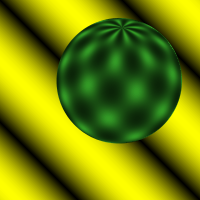
#> input picture lab_3/sphere1.ppm, 200 x 200 px; the run also reads 1 picture not shown here
$ python lucas_kanade.py
#> lines starting #> are read from the running program, lines starting #| are printed output that depends on the picture
import numpy as np
from scipy.signal import convolve2d
import cv2
import matplotlib.pyplot as plt


def lucas_kanade(img1, img2 ,patch_size=15, features=None):
    Gx = np.array([[-1, 0, 1]])
    Gy = Gx.T
    Gt = np.array([[-1, 1]])

    if features == None:
        h, w = img1.shape
        rows = np.arange(patch_size // 2, h - patch_size //2, patch_size)
        columns = np.arange(patch_size // 2, w - patch_size // 2, patch_size)
        mesh = np.meshgrid(rows, columns)
        center_points = list(zip(mesh[0].reshape(-1, ), mesh[1].reshape(-1, )))
    else:
        center_points = list(zip(features[0].reshape(-1, ), features[1].reshape(-1, )))

    v = np.zeros((len(center_points), 2, 1))

    for i, (r, c) in enumerate(center_points):
        img1_patch = img1[max(0, r - patch_size // 2):r + patch_size // 2 + 1, max(0, c - patch_size // 2):c + patch_size // 2 + 1]
        img2_patch = img2[max(0, r - patch_size // 2):r + patch_size // 2 + 1, max(0, c - patch_size // 2):c + patch_size // 2 + 1]

        A = np.zeros((img1_patch.size, 2))
        Ix = convolve2d(img1_patch, Gx, boundary="symm", mode="same")
        Iy = convolve2d(img1_patch, Gy, boundary="symm", mode="same")
        b = -convolve2d(np.vstack((np.ravel(img1_patch), np.ravel(img2_patch))).T, Gt, mode="valid")

        A[:, 0] = np.ravel(Ix)
        A[:, 1] = np.ravel(Iy)

        v[i] = np.linalg.inv(A.T @ A) @ A.T @ b

    return v


if __name__ == "__main__":
    patch_size = 15

    img = cv2.imread("./sphere1.ppm")
#> img is the input picture: shape (200, 200, 3); mean B, G, R 5.8, 134, 117.1
    img = cv2.cvtColor(img, cv2.COLOR_BGR2RGB)
    img = cv2.cvtColor(img, cv2.COLOR_RGB2GRAY)
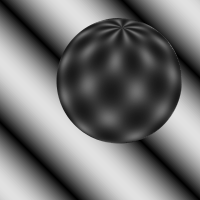
#> img: shape (200, 200); min 0, max 225, mean 114.4
    img = img.astype(np.float32)

    img2 = cv2.imread("./sphere2.ppm")
    img2 = cv2.cvtColor(img2, cv2.COLOR_BGR2RGB)
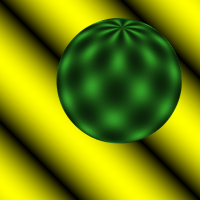
#> img2: shape (200, 200, 3); mean R, G, B 117.1, 134.1, 5.8
    img2 = cv2.cvtColor(img2, cv2.COLOR_RGB2GRAY)
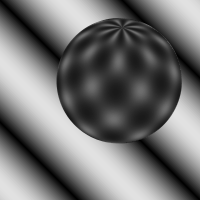
#> img2: shape (200, 200); min 0, max 225, mean 114.4
    img2 = img2.astype(np.float32)

    v = lucas_kanade(img, img2, patch_size)

    rows = np.arange(patch_size // 2, img.shape[0] - patch_size // 2, patch_size)
    columns = np.arange(patch_size // 2, img.shape[1] - patch_size // 2, patch_size)

    X, Y = np.meshgrid(np.arange(patch_size // 2, img.shape[0] - patch_size // 2, patch_size),
                       np.arange(patch_size // 2, img.shape[1] - patch_size // 2, patch_size))

    plt.figure(figsize=(5, 5))
    plt.imshow(img, cmap="gray")
    plt.quiver(X.T, Y.T, v[:, 0, 0], v[:, 1, 0], angles="xy", scale=20, color="r")
    plt.xticks([], [])
    plt.yticks([], [])
    plt.show()
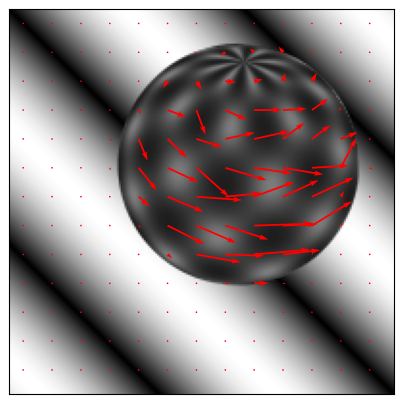
#> figure drawn by matplotlib, 1 panel
